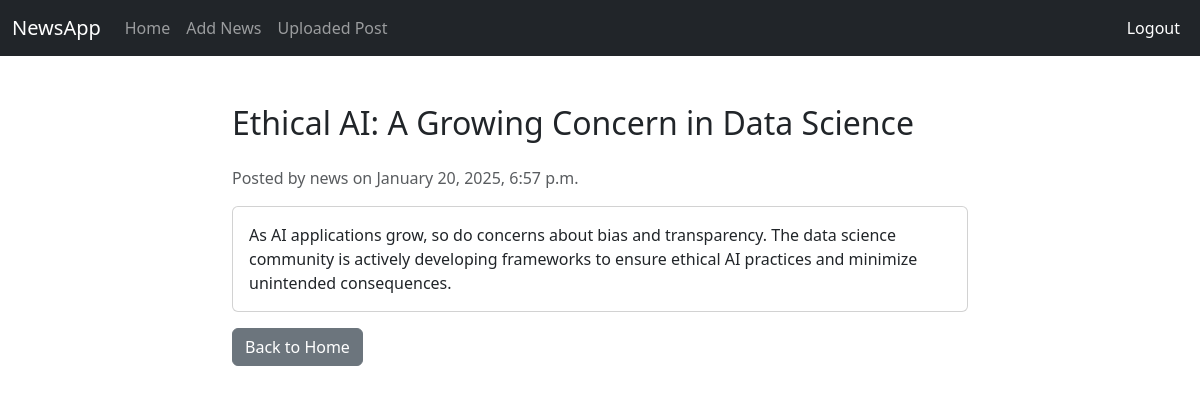
The page /news/8/ (signed in) on the database its author committed.
### newsapp/models.py (models this page shows, shortened)
class NewsPost(models.Model):
    user = models.ForeignKey(to=User, on_delete=models.CASCADE)
    title = models.CharField(max_length=300)
    desc = models.TextField()
    uploaded_at = models.DateTimeField(auto_now_add=True)

### newsapp/views.py (the view)
# urls.py: path('news/<int:pk>/', views.news_detail, name='news_detail'),
@login_required
def news_detail(request, pk):
    news = get_object_or_404(NewsPost, pk=pk)
    return render(request, "news_details.html", {'news':news})

### newsapp/templates/news_details.html
{% extends "base.html" %}
{% block content %}
<div class="container mt-5">
    <div class="row justify-content-center">
        <div class="col-md-8">
            <h2 class="mb-4">{{ news.title }}</h2>
            <p class="text-muted">Posted by {{ news.user.username }} on {{ news.uploaded_at|date:"F j, Y, g:i a" }}</p>
            <div class="card">
                <div class="card-body">
                    <p class="card-text">{{ news.desc }}</p>
                </div>
            </div>
            <a href="{% url 'home' %}" class="btn btn-secondary mt-3">Back to Home</a>
        </div>
    </div>
</div>
{% endblock content %}

### rows shown on the page
NewsPost: title "Ethical AI: A Growing Concern in Data Science", user.username "news", uploaded_at "January 20, 2025, 6:57 p.m.", desc "As AI applications grow, so do concerns about bias and transparency. The data science community is actively developing frameworks to ensure ethical AI practices and minimize unintended consequences."
